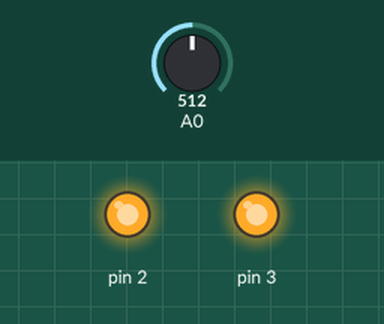
This sketch was run on a simulated Arduino Uno, built with avr-gcc and run on an emulated ATmega328P. Shown: output pins drawn as LEDs (lit = HIGH). The inputs (shaded band) are chosen by the test bench; at power-on: A0 = 512.

Above: at 1.2 s.
1.3 s: A0 set to 738
2.8 s: A0 set to 758
At 3.6 s:
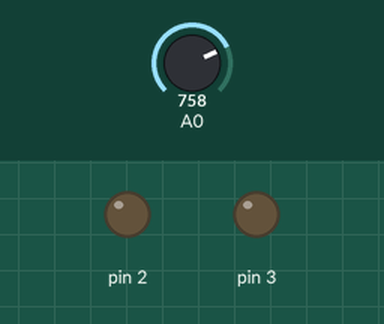
4.3 s: A0 set to 740
At 4.7 s:
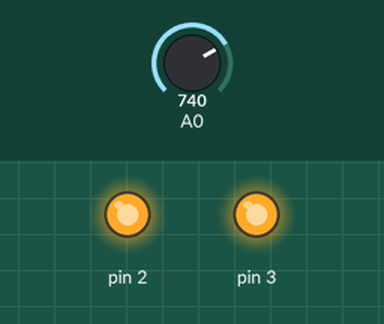
5.8 s: A0 set to 760
At 7.1 s:
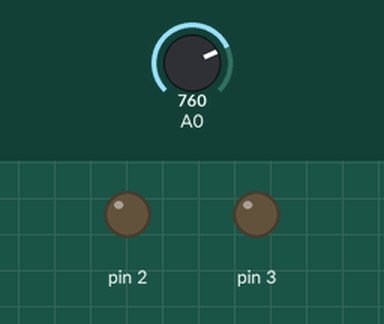
Timing chart, 0 to 8.3 s (numbered marks = the images above; inputs shaded):
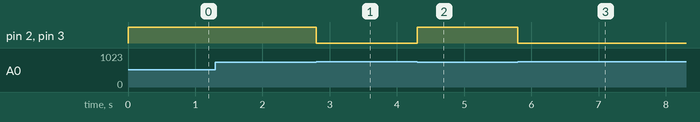

Measured:
- the behaviour switches between 749 and 750 on A0 (found by bisection; images 0 and 1)
- after the input at 1.3 s, every drawn part: stays the same
- after the input at 2.8 s, pin 2, pin 3: HIGH → LOW at once
- after the input at 4.3 s, pin 2, pin 3: LOW → HIGH at once
- after the input at 5.8 s, pin 2, pin 3: HIGH → LOW at once

The sketch:

Automatic_street_light_on_and_off.ino
```cpp
// C++ code
//
void setup()
{
  Serial.begin(9600);
  pinMode(A0,INPUT);
  pinMode(3,OUTPUT);
  pinMode(2,OUTPUT);
}

void loop()
{
  int a=analogRead(A0);
 if(a>=750)
 {
   digitalWrite(3,LOW);
   digitalWrite(2,LOW);
 }
  else
  {
    digitalWrite(3,HIGH);
   digitalWrite(2,HIGH);
  }
}
```
